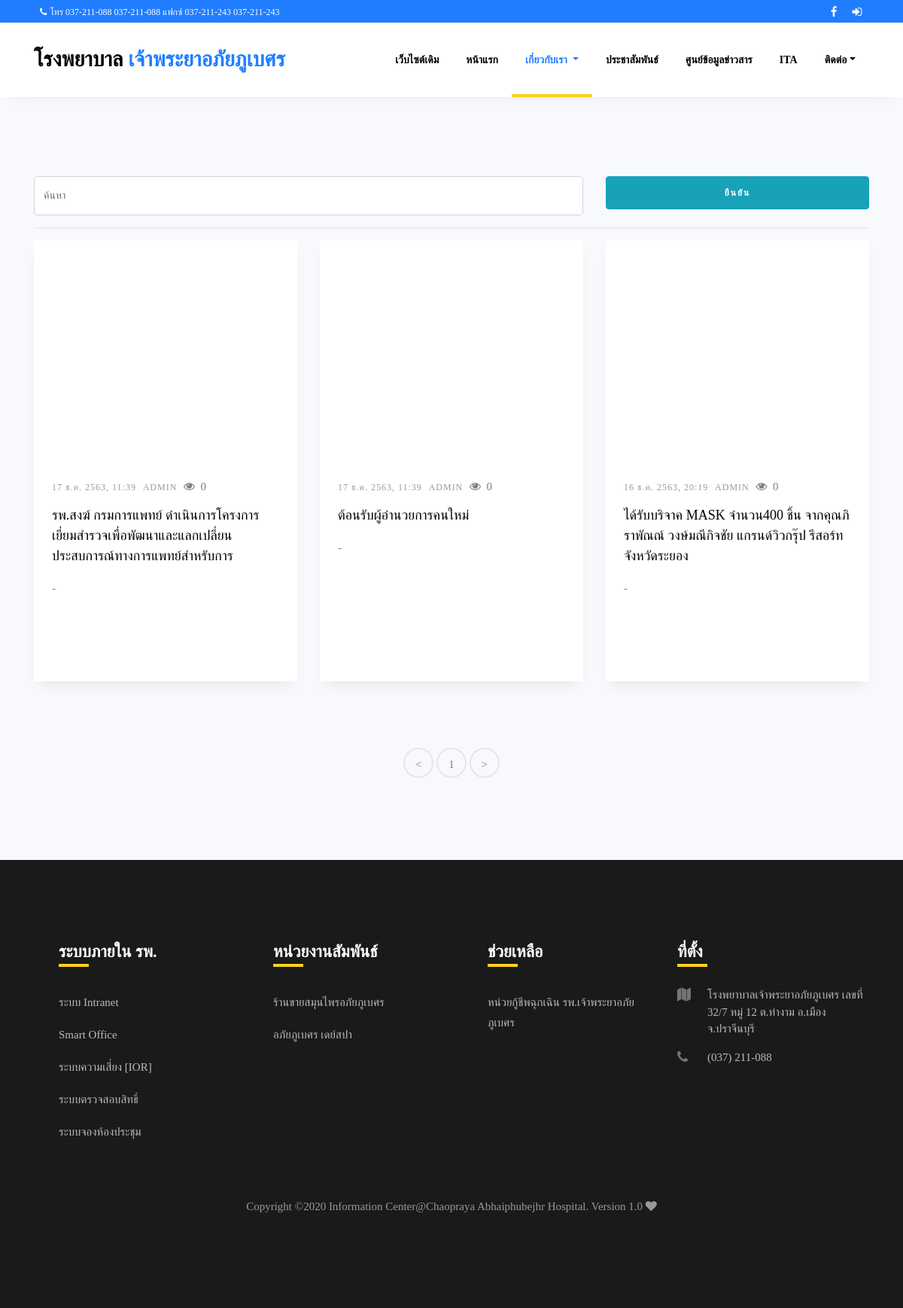
The page /Pages/event.php on the database as committed earlier.
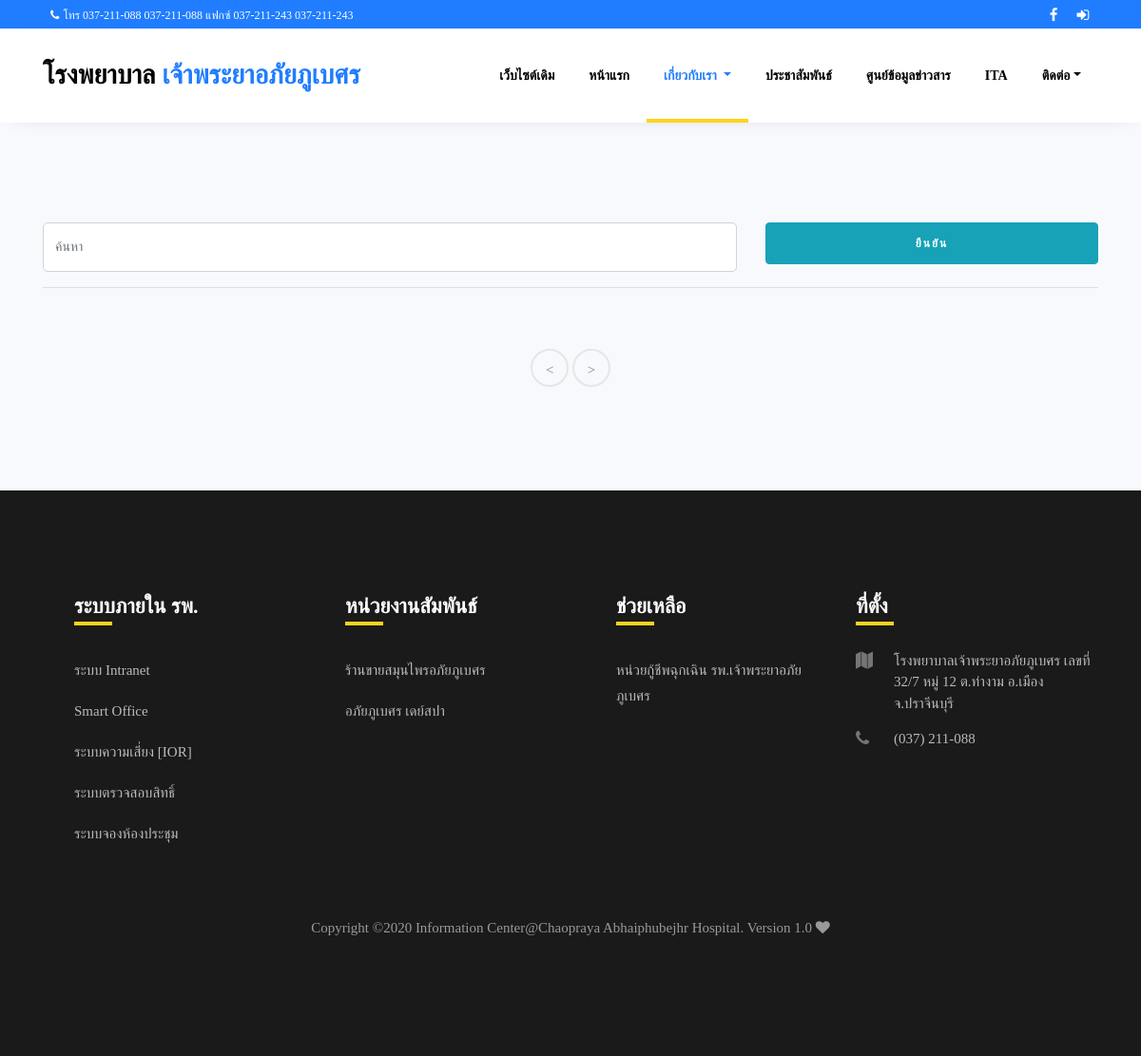
The same page on the database as committed later.
### tables this page shows
CREATE TABLE `cpa_events`  (
  `cpa_event_id` int(11) NOT NULL AUTO_INCREMENT,
  `cpa_event_topic` varchar(100) DEFAULT NULL,
  `cpa_event_detail` varchar(150) DEFAULT NULL,
  `cpa_event_content` varchar(5000) DEFAULT NULL,
  `cpa_event_path` varchar(255) DEFAULT NULL,
  `cpa_event_insert_date` datetime(0) DEFAULT NULL,
  `cpa_event_status` int(3) DEFAULT NULL,
  `cpa_event_user_insert` varchar(255) DEFAULT NULL,
  `cpa_event_pic1` varchar(255) DEFAULT NULL,
  `cpa_event_pic2` varchar(255) DEFAULT NULL,
  `cpa_event_pic3` varchar(255) DEFAULT NULL,
  `cpa_event_pic4` varchar(255) DEFAULT NULL,
  `cpa_event_pic5` varchar(255) DEFAULT NULL,
  `cpa_event_pic6` varchar(255) DEFAULT NULL,
  PRIMARY KEY (`cpa_event_id`) USING BTREE
);

CREATE TABLE `cpa_web_footer_group`  (
  `cpa_footer_group_id` int(11) NOT NULL,
  `cpa_footer_group_name` varchar(255) DEFAULT NULL,
  `cpa_footer_status` int(5) DEFAULT NULL,
  PRIMARY KEY (`cpa_footer_group_id`) USING BTREE
);

CREATE TABLE `cpa_web_footermenu`  (
  `cpa_footer_id` int(11) NOT NULL AUTO_INCREMENT,
  `cpa_footer_name` varchar(255) DEFAULT NULL,
  `cpa_footer_link` varchar(255) DEFAULT NULL,
  `cpa_footer_group_id` int(50) DEFAULT NULL,
  `cpa_footer_status` varchar(50) DEFAULT NULL,
  PRIMARY KEY (`cpa_footer_id`) USING BTREE
);

### Pages/event.php (the view, shortened to what this page needs)
<!DOCTYPE html>
<html lang="en">
<head>
	<link rel="stylesheet" href="https://stackpath.bootstrapcdn.com/font-awesome/4.7.0/css/font-awesome.min.css">
	<link rel="stylesheet" href="./cpawebsite/css/animate.css">
	<link rel="stylesheet" href="./cpawebsite/css/owl.carousel.min.css">
	<link rel="stylesheet" href="./cpawebsite/css/owl.theme.default.min.css">
	<link rel="stylesheet" href="./cpawebsite/css/magnific-popup.css">
	<link rel="stylesheet" href="./cpawebsite/css/bootstrap-datepicker.css">
	<link rel="stylesheet" href=".css/jquery.timepicker.css">
	<link rel="stylesheet" href="./cpawebsite/css/flaticon.css">
	<link rel="stylesheet" href="./cpawebsite/css/style.css">
</head>
<body>
  <?php
    $page = "about";
    include "./cpawebsite/components/navbar.php";
    function DateThai($strDate)
    {
      $strYear = date("Y", strtotime($strDate)) + 543;
      $strMonth = date("n", strtotime($strDate));
      $strDay = date("j", strtotime($strDate));
      $strHour = date("H", strtotime($strDate));
      $strMinute = date("i", strtotime($strDate));
      $strMonthCut = array("", "ม.ค.", "ก.พ.", "มี.ค.", "เม.ย.", "พ.ค.", "มิ.ย.", "ก.ค.", "ส.ค.", "ก.ย.", "ต.ค.", "พ.ย.", "ธ.ค.");
      $strMonthThai = $strMonthCut[$strMonth];
      return "$strDay $strMonthThai $strYear, $strHour:$strMinute";
    }
  ?>
  <section class="ftco-section bg-light">
    <div class="container">
      <?php
        $start = 1;
        $perpage = 9;
        $getpage =  preg_replace("/[^\d]/i", '',$_GET['page']);
        if (isset( $getpage)) {
          $page =  $getpage;
        } else {
          $page = 1;
        }
        $sql = "select * from cpa_events  where cpa_event_status = '1' ORDER BY cpa_event_id desc limit {$start} , {$perpage} ";
        $query = mysqli_query($con, $sql);
      ?>
      <div class="nonprint" >
        <form name="frmSearch" method="get" action="./event?txtKeyword">
            <div class="row">
              <div class="col-lg-8">
                <input name="txtKeyword" placeholder="ค้นหา" type="text" class="form-control" pattern="[A-Za-zก-ฮ]{1,}" id="txtKeyword" value="">
              </div>
              <div class="col-lg-4">
                  <input type="submit" class="btn btn-info btn-lg btn-block" value="ยืนยัน">
              </div>
            </div>
          <hr>
        </form>
      </div>
      <div class="row d-flex">
        <?php  while ($Resultevent = mysqli_fetch_assoc($query)) {  ?>
          <div class="col-md-4 d-flex ftco-animate">
            <div class="blog-entry align-self-stretch">
              <?php $image = $Resultevent['cpa_event_path']; ?>
              <a href="event-single/<?php echo $Resultevent['cpa_event_id']; ?>" class="block-20 rounded" style="background-image: url('./cpawebsite/uploads/image/event/<?php echo $image ?>');">
              </a>
              <div class="text p-4">
                <div class="meta mb-2">
                  <div><a href="event-single/<?php echo $Resultevent['cpa_event_id']; ?>"><?php echo DateThai($Resultevent['cpa_event_insert_date']); ?></a></div>
                  <div><a href="event-single/<?php echo $Resultevent['cpa_event_id']; ?>"><?php echo $Resultevent['cpa_event_user_insert']; ?></a></div>
                  <i class="fa fa-eye" aria-hidden="true">&nbsp;
                     <?php
                       $sqlcountview   = "SELECT count(*)as viewpage FROM cpa_web_counter where visit = '/event-single/".$Resultevent['cpa_event_id']."' ";
                       $querycountView = mysqli_query($con,$sqlcountview);
                       $rusultView = mysqli_fetch_assoc($querycountView);
                       echo $rusultView['viewpage'];
                      ?>
                  </i>
                </div>
                <h3 class="heading"><a href="event-single/<?php echo $Resultevent['cpa_event_id']; ?>"><?php echo $Resultevent['cpa_event_topic']; ?></a></h3>
                <p><?php echo $Resultevent['cpa_event_detail']; ?></p>
                <p style="color:white"> ------------------------------------------------------------------------------------------------------</p>
              </div>
            </div>
          </div>
        <?php } ?>
      </div>
      <?php
        $sql2 = "select * from cpa_events order by cpa_event_id desc";
        $query2 = mysqli_query($con, $sql2);
        $total_record = mysqli_num_rows($query2);
        $total_page = ceil($total_record / $perpage);
      ?>
      <div class="row mt-5">
        <div class="col text-center">
          <div class="block-27">
            <ul>
              <li><a href="event?page=1">&lt;</a></li>
              <?php for ($i = 1; $i <= $total_page; $i++) { ?>
                <li class="<?php if($page==$i){echo 'active';}?>" ><a href="event?page=<?php echo $i; ?>"><?php echo $i; ?></a></li>
              <?php } ?>
              <li><a href="event?page=<?php echo $total_page; ?>">&gt;</a></li>
            </ul>
          </div>
        </div>
      </div>
    </div>
  </section>
  <?php include "./cpawebsite/components/footer.php" ?>
</body>
</html>

### components/navbar.php (shortened to what this page needs)
<div class="wrap">
	<div class="container">
		<div class="row">
			<div class="col-md-6 d-flex align-items-center">
				<p class="mb-0 phone pl-md-2">
					<a href="#" class="mr-2"><span class="fa fa-phone mr-1"></span>โทร 037-211-088 037-211-088 แฟกซ์ 037-211-243 037-211-243 </a>
				</p>
			</div>
			<div class="col-md-6 d-flex justify-content-md-end">
				<div class="social-media">
					<p class="mb-0 d-flex">
						<a href="https://www.facebook.com/abhaibhubejhrhospital/" target="_blank" class="d-flex align-items-center justify-content-center"><span class="fa fa-facebook"><i class="sr-only">Facebook</i></span></a>
						<a href="./cpawebsite/admin/login.php" target="_blank" class="d-flex align-items-center justify-content-center"><span class="fa fa-sing-in"><i class="fa fa-sign-in" aria-hidden="true"></i></span></a>
					</p>
				</div>
			</div>
		</div>
	</div>
</div>
<nav class="navbar navbar-expand-lg navbar-dark ftco_navbar bg-dark ftco-navbar-light" id="ftco-navbar">
	<div class="container">
		<a class="navbar-brand" href="./">โรงพยาบาล <span>เจ้าพระยาอภัยภูเบศร </span></a>
		<div class="collapse navbar-collapse" id="ftco-nav">
			<ul class="navbar-nav ml-auto">
				<li class="nav-item "> <a href="./web_63" class="nav-link">เว็บไซต์เดิม</a></li>
				<li class="nav-item <?php if ($page == "index") {echo "active";	} ?>"> <a href="./" class="nav-link">หน้าแรก</a></li>
				<li class="nav-item <?php if ($page == "about") {	echo "active";	} ?> dropdown">
					<a class="nav-link dropdown-toggle" href="#" id="navbarDropdown" role="button" data-toggle="dropdown" aria-haspopup="true" aria-expanded="false">
						เกี่ยวกับเรา
					</a>
				</li>
				<li class="nav-item <?php if ($page == "news") {	echo "active";		} ?>"><a href="news" class="nav-link">ประชาสัมพันธ์</a></li>
				<li class="nav-item"><a href="http://wops.moph.go.th/ops/oic/" target="_blank" class="nav-link">ศูนย์ข้อมูลข่าวสาร</a></li>
				<li class="nav-item <?php if ($page == "ita") {	echo "active";		} ?> "><a href="./ita"  class="nav-link">ITA</a></li>
				<li class="nav-item <?php if ($page == "contact") {	echo "active";	} ?> dropdown">
					<a class="nav-link dropdown-toggle" href="#" id="navbarDropdown" role="button" data-toggle="dropdown" aria-haspopup="true" aria-expanded="false">	ติดต่อ</a>
				</li>
			</ul>
		</div>
	</div>
</nav>

### components/footer.php (shortened to what this page needs)
<footer class="footer">
	<div class="container">
		<div class="row">
			<?php
			$selectfootergroup = "SELECT * FROM cpa_web_footer_group where cpa_footer_status = '1'";
			$queryfootergroup = mysqli_query($con, $selectfootergroup);
			while ($Result = mysqli_fetch_assoc($queryfootergroup)) {
			?>
				<div class="col-md-6 col-lg-3 pl-lg-5 mb-1 mb-md-0">
					<h2 class="footer-heading"><?php echo $Result['cpa_footer_group_name']; ?></h2>
					<ul class="list-unstyled">
						<?php
						$selectfootermenu = "SELECT * FROM cpa_web_footermenu where cpa_footer_group_id = '" . $Result["cpa_footer_group_id"] . "' and cpa_footer_status = '1'";
						$queryfootermenu = mysqli_query($con, $selectfootermenu);
						while ($Resultmenu = mysqli_fetch_assoc($queryfootermenu)) { ?>
							<li><a href="<?php  if($Resultmenu['cpa_footer_link'] =='' || null ){echo '#';}else echo $Resultmenu['cpa_footer_link'] ;?>"  class="py-2 d-block">
							<?php echo $Resultmenu['cpa_footer_name'] ;?></a></li>
						<?php } ?>
					</ul>
				</div>
			<?php } ?>
			<div class="col-md-6 col-lg-3 mb-4 mb-md-0">
				<h2 class="footer-heading">ที่ตั้ง</h2>
				<div class="block-23 mb-3">
					<ul>
						<li><span class="icon fa fa-map"></span><span class="text">โรงพยาบาลเจ้าพระยาอภัยภูเบศร เลขที่ 32/7 หมู่ 12 ต.ท่างาม อ.เมืองจ.ปราจีนบุรี </span></li>
						<li><a href="#"><span class="icon fa fa-phone"></span><span class="text">(037) 211-088</span></a></li>
					</ul>
				</div>
			</div>
		</div>
		<div class="row mt-5">
			<div class="col-md-12 text-center">
				<p class="copyright">
					Copyright &copy; Information Center@Chaopraya Abhaiphubejhr Hospital. Version 1.0 <i class="fa fa-heart" aria-hidden="true"></i>
				</p>
			</div>
		</div>
	</div>
</footer>

### components/navbar.php (style rules this page uses)
div { font-family: myFirstFont; }

Rows that differ between the two databases and show on the page:
removed cpa_events: cpa_event_insert_date "17 ธ.ค. 2563, 11:39", cpa_event_user_insert "ADMIN", viewpage "0", cpa_event_topic "รพ.สงฆ์ กรมการแพทย์ ดำเนินการโครงการเยี่ยมสำรวจเพื่อพัฒนาและแลกเปลี่ยนประสบการณ์ทางการแพทย์สำหรับการ", cpa_event_detail "-"
removed cpa_events: cpa_event_insert_date "17 ธ.ค. 2563, 11:39", cpa_event_user_insert "ADMIN", viewpage "0", cpa_event_topic "ต้อนรับผู้อำนวยการคนใหม่", cpa_event_detail "-"
removed cpa_events: cpa_event_insert_date "16 ธ.ค. 2563, 20:19", cpa_event_user_insert "ADMIN", viewpage "0", cpa_event_topic "ได้รับบริจาค MASK จำนวน400 ชิ้น จากคุณภิราพัณณ์ วงษ์มณีกิจชัย แกรนด์วิวกรุ๊ป รีสอร์ท จังหวัดระยอง", cpa_event_detail "-"
Other text that changed with them:
list line gone: "1"
